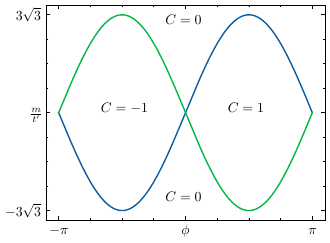

Recreate this plot in Python.
import numpy as np
import matplotlib.pyplot as plt

def k_path(points, h):

	k = []
	for p1, p2 in zip(points[:-1], points[1:]):
	
		kx=np.linspace(p1[0],p2[0],h)
		ky=np.linspace(p1[1],p2[1],h)
        
		k.append(np.array(list(zip(kx,ky))))
    
	return np.concatenate(k)

d1 = (1/2)*np.array([1, np.sqrt(3)])
d2 = (1/2)*np.array([1, -np.sqrt(3)])
d3 = np.array([-1,0])

d = [d1,d2,d3]

a1 = d1-d3
a2 = d2-d3

a = [a1,a2]

plt.style.use("science.mplstyle")

fig, ax = plt.subplots()

Hz = lambda phi, m,s: m + s*3*np.sqrt(3)*np.sin(phi)
gz = lambda phi, s: s*3*np.sqrt(3)*np.sin(phi)

m = np.linspace(-np.sqrt(3)*3,np.sqrt(3)*3,1001)
phi = np.linspace(-np.pi, np.pi,1001)

#plt.xlabel(r"$\phi$") ; plt.ylabel(r"$\frac{m}{t'}$")
ax.set_xticks([-np.pi, 0, np.pi])
ax.set_xticklabels([r"$-\pi$", r"$\phi$", r"$\pi$"])
ax.set_yticks([-np.sqrt(3)*3, 0, np.sqrt(3)*3])
ax.set_yticklabels([r"$-3 \sqrt{3}$", r"$\frac{m}{t'}$", r"$3 \sqrt{3} $"])

ax.text(-0.5, -3*np.sqrt(3) + 0.5, r"$C = 0$" )
ax.text(-0.5, +3*np.sqrt(3) - 0.5, r"$C = 0$" )
ax.text(-2*np.pi/3, 0, r"$C = -1$")
ax.text(np.pi/3, 0, r"$C = 1$")

ax.plot(phi, gz(phi, 1))
ax.plot(phi, gz(phi,-1) )
fig.tight_layout()
fig.savefig("phase_haldane.pdf")
plt.show()
